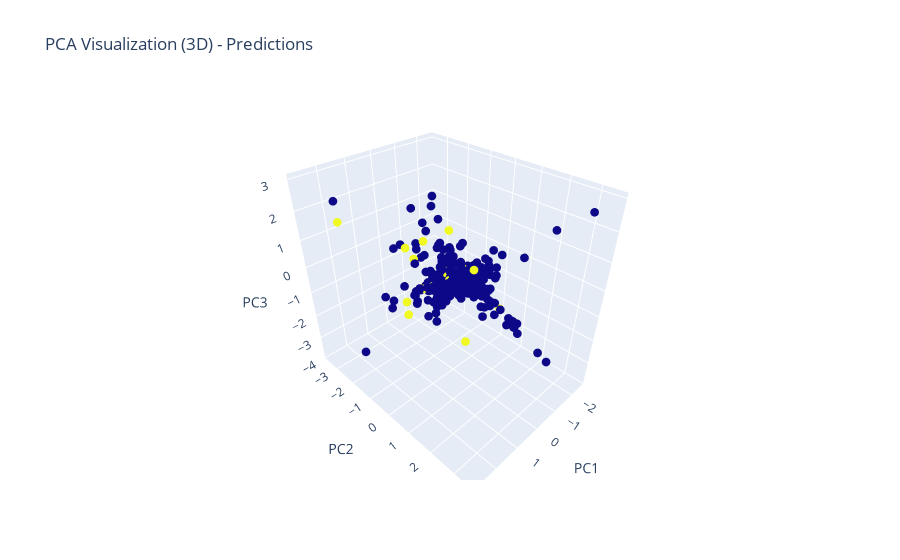

Here is the notebook cell this chart was saved with:
### Markdown cell above
After making prediction using pca with 19 components, we reduce the data set to 3 dimension for visulisation

### Code cell
# use all data in training and testing but remove outliers when doing visualization
import plotly.graph_objs as go


def plot_predict_pca_3d_remove_outlier(
    X_train, X_test, y_train, y_test, k, t, model=None
):

    if model is None:
        model = KNeighborsClassifier(n_neighbors=k)
        model.fit(X_train, y_train)

    X_train_pca, X_test_pca = pca(X_train, X_test, y_train, y_test, 3)

    # Predict on the test set
    y_pred = model.predict(X_test)

    z_scores = np.abs((X_test_pca - X_test_pca.mean()) / X_test_pca.std())

    # Define a threshold for Z-score (e.g., 3)
    threshold = t

    # Find indices of outliers where Z-score is greater than the threshold
    outlier_indices = np.where(z_scores > threshold)

    remove_indices = list(set(outlier_indices[0]))
    remove_indices.sort()
    print((remove_indices))

    X_test_pca = X_test_pca.reset_index(drop=True)

    # Remove outliers from the PCA-transformed test data and corresponding labels
    X_test_pca_filtered = X_test_pca.drop(remove_indices)
    y_pred_filtered = np.delete(y_pred, remove_indices)

    print(f"original number of points {(X_test_pca.shape[0])}")
    print(f"current number of points {(X_test_pca_filtered.shape[0])}")

    accuracy = accuracy_score(y_test, y_pred)
    precision = precision_score(y_test, y_pred)
    recall = recall_score(y_test, y_pred)
    f1 = f1_score(y_test, y_pred)
    confusion_mat = confusion_matrix(y_test, y_pred)
    classification_rep = classification_report(y_test, y_pred)

    print(f"Accuracy = {accuracy}")
    print(f"precision = {precision}")
    print(f"recall = {recall}")
    print(f"f1 = {f1}")
    print(f"confusion matrix = ")
    print(confusion_mat)
    print(classification_rep)

    trace = go.Scatter3d(
        x=X_test_pca_filtered.iloc[:, 0],
        y=X_test_pca_filtered.iloc[:, 1],
        z=X_test_pca_filtered.iloc[:, 2],
        mode="markers",
        marker=dict(color=y_pred_filtered, size=3),  # Use predictions as colors
    )

    # Create layout for the plot
    layout = go.Layout(
        title="PCA Visualization (3D) - Predictions",
        scene=dict(
            xaxis=dict(title="PC1"),
            yaxis=dict(title="PC2"),
            zaxis=dict(title="PC3"),
        ),
    )

    # Create figure and add trace
    fig = go.Figure(data=[trace], layout=layout)

    # Show the interactive plot
    fig.show()


plot_predict_pca_3d_remove_outlier(
    X_train_pca28, X_test_pca28, y_train, y_test, 4, 3, kfold_model
)

### Figure 1 — Plotly figure (JSON) as saved in the notebook; plotly's stock layout.template omitted (floating-point values rounded to 4 significant figures; data arrays with more than 128 entries replaced by an {"elided": "..."} marker saying what was removed)
{"data": [{"marker": {"color": {"elided": "3124 int values"}, "size": 3}, "mode": "markers", "type": "scatter3d", "x": {"elided": "3124 float values"}, "y": {"elided": "3124 float values"}, "z": {"elided": "3124 float values"}}], "layout": {"scene": {"xaxis": {"title": {"text": "PC1"}}, "yaxis": {"title": {"text": "PC2"}}, "zaxis": {"title": {"text": "PC3"}}}, "title": {"text": "PCA Visualization (3D) - Predictions"}}}
